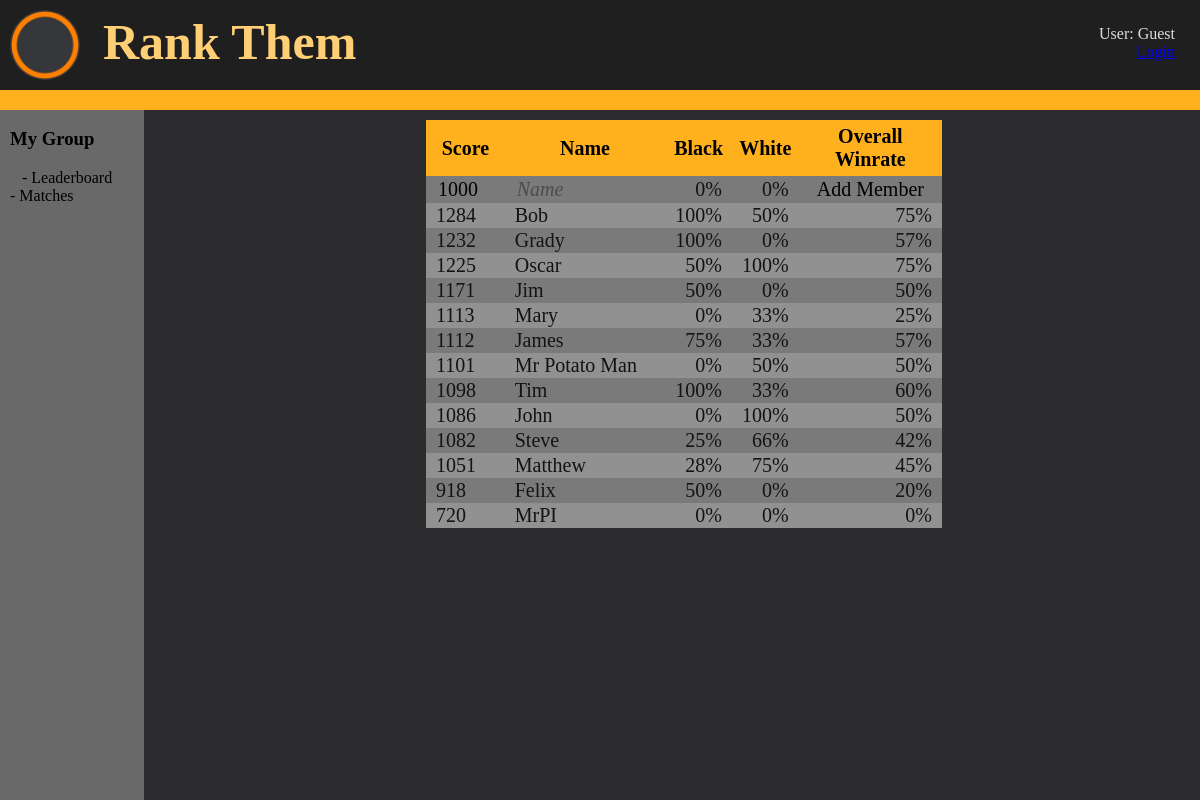
The page /leaderboard on the database as committed earlier.
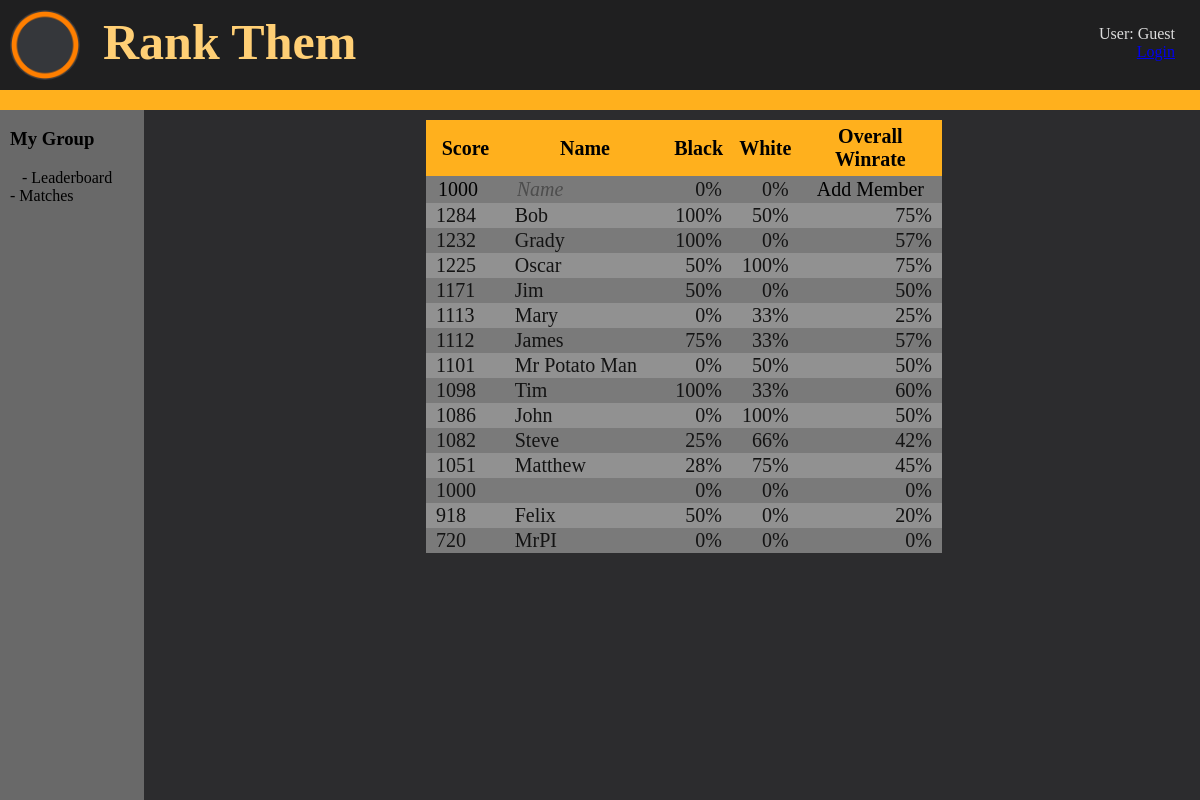
The same page on the database as committed later.
### tables this page shows
CREATE TABLE Attribute (id INTEGER PRIMARY KEY, name STRING);

CREATE TABLE Statistic (mid INTEGER REFERENCES Member (id), aid INTEGER REFERENCES Attribute (id), win INTEGER, loss INTEGER, draw INTEGER);

CREATE TABLE Member (id INTEGER PRIMARY KEY, uid INTEGER REFERENCES User (id), cid INTEGER REFERENCES Club (id), admin BOOLEAN, score INTEGER, development INTEGER);

CREATE TABLE User (id INTEGER PRIMARY KEY, name STRING, image STRING, email STRING, password TEXT, OAuth STRING);

### main.py (the view)
@app.route('/leaderboard')
def leaderboard():
    info = select("""SELECT User.id, User.name, Member.score,
                    Attribute.name AS attribute, Statistic.win,
                    Statistic.loss, Statistic.draw
                    FROM User JOIN Member ON User.id = Member.uid
                    JOIN Statistic ON Member.id = Statistic.mid
                    JOIN Attribute ON Statistic.aid = Attribute.id
                    WHERE Member.cid = ?;""", ("1",))
    info = sorted(info, key=lambda x: (-x[2], x[0], x[3]))
    temp = list(info.pop(0))
    try:
        board = [temp + [[temp[3], int(temp[4] / (temp[4] + temp[5]) * 100)]]]
    except:
        board = [temp + [[temp[3], 0]]]
    board[0].pop(3)
    for i in range(len(info)):
        temp = list(info.pop(0))
        if temp[0] != board[-1][0]:
            try:
                board[-1][3] = int(board[-1][3]
                                   / (board[-1][3] + board[-1][4]) * 100)
            except:
                board[-1][3] = 0
            for i in range(2):
                board[-1].pop(4)
            board.append(temp)
            try:
                board[-1] += [[temp[3],
                               int(temp[4] / (temp[4] + temp[5]) * 100)]]
            except:
                board[-1] += [[temp[3], 0]]
            board[-1].pop(3)
        else:
            try:
                board[-1] += [[temp[3],
                               int(temp[4] / (temp[4] + temp[5]) * 100)]]
            except:
                board[-1] += [[temp[3], 0]]
            for i in range(3, 6):
                board[-1][i] += temp[i+1]
    try:
        board[-1][3] = int(board[-1][3]
                           / (board[-1][3] + board[-1][4]) * 100)
    except:
        board[-1][3] = 0
    for i in range(2):
        board[-1].pop(4)
    return render_template("leaderboard.html", title="Leaderboard",
                           group_name="my group", page=0, rank=board)

### main.py (called while the page is built)
def get_conn():
    con = sqlite3.connect("./static/chessELO.db")
    cur = con.cursor()
    return con, cur

def select(txt, dat=""):
    con, cursor = get_conn()
    if dat == "":
        cursor.execute(txt)
    else:
        cursor.execute(txt, dat)
    ret = cursor.fetchall()
    con.close()
    return ret

### templates/leaderboard.html
{% extends 'layout.html' %}
{% block content %}
{% include 'side-nav.html' %}
<div class="content" id="content">
    <table class="leaderboard">
        <tbody>
            <tr>
                <th>Score</th>
                <th>Name</th>
                {% for i in range(rank[0]|length - 4) %}
                <th>{{rank[0][i+4][0].title()}}</th>
                {% endfor %}
                <th>Overall Winrate</th>
            </tr>
            <form action="/newMember" method="post">
                <tr>
                    <td><input type="number" name="score" id="score" value="1000" step="100" min="500" max="2000"></td>
                    <td><input type="text" name="name" id="name" placeholder="Name" maxlength="15"></td>
                    {% for i in range(rank[0]|length - 4) %}
                    <td style="text-align: right;">0%</td>
                    {% endfor %}
                    <td><input type="submit" value="Add Member"></td>
                </tr>
            </form>
            {% for i in rank %}
            <tr>
                <td>{{i[2]}}</td>
                <td>{{i[1]}}</td>
                {% for j in range(rank[0]|length - 4) %}
                <td style="text-align: right;">{{i[j + 4][1]}}%</td>
                {% endfor %}
                <td style="text-align: right;">{{i[3]}}%</td>
            </tr>
            {% endfor %}
        </tbody>
    </table>
</div>
{% endblock %}

### templates/layout.html (shortened to what this page needs)
<!DOCTYPE html>
<html lang="en">
<head>
    <link rel="stylesheet" href="../static/css/style.css">
</head>
<body>
    {% include 'header.html' %}
    {% include 'nav.html' %}
    {% block content %}{% endblock %}
</body>
</html>

### templates/header.html
<div class="top-header">
    <img src="/static/images/circle.png" alt="CIRCLE" class="logo">
    <h1>Rank Them</h1>
    <p> User: Guest <br>
        <a href="/login">Login</a>
    </p>
</div>

### templates/nav.html
<div class="top-nav">
</div>

### templates/side-nav.html
<div class="side-nav" id="side-nav">
    <br>
    <h3>{{group_name}}</h3>
    <a href="/leaderboard"> {% if page == 0 %} &nbsp;&nbsp; {% endif %} - Leaderboard</a> <br>
    <a href="/matches"> {% if page == 1 %} &nbsp;&nbsp; {% endif %} - Matches</a> <br>
</div>

### static/css/style.css (style rules this page uses)
.top-header { width: 100%; height: 90px; background-color: #1f1f20; position: fixed; display: block; margin: 0; color: #dddddd; z-index: inherit; }
.top-header h1 { display: inline-block; margin: 5px; color: #ffcf75; padding: 8px; font-family: 'Brush Script MT', cursive; font-size: 50px; z-index: inherit; }
.top-header p { float: right; text-align: right; margin: 25px; z-index: inherit; }
.logo { float: left; width: 70px; margin: 10px; border-radius: 50%; background-color: #35373b; z-index: inherit; }
.top-nav { background-color: #ffb01d; display: block; position: fixed; top: 90px; height: 20px; width: 100%; z-index: inherit; }
.top-nav a, .side-nav a { color: black; text-decoration: none; }
.side-nav { height: calc(100vh - 25px); display: block; position: fixed; top: 110px; background-color: rgb(105, 105, 105); width:12vw; }
.side-nav a, .side-nav h3 { margin-left: 10px; margin-right: 10px; }
.side-nav h3 { margin-top: 0; text-transform: capitalize; margin-right: 10px; }
.content { width:86vw; float: right; display: block; color: rgb(211, 211, 211); transform: translate(0, 120px); z-index: 10; }
.leaderboard, .matches { width: 50%; margin-left: auto; margin-right: auto; border-collapse: collapse; background-color: rgb(122, 122, 122); color: rgb(19, 19, 19); margin-bottom: 10px; z-index: inherit; }
.leaderboard tr, .matches tr { font-size: 20px; z-index: inherit; }
.leaderboard th, .matches th, .dateHead { background: #ffb01d; position: sticky; top: -10px; box-shadow: 0 2px 2px -1px rgba(0, 0, 0, 0.4); color: black; padding: 5px; z-index: inherit; }
.leaderboard th, .matches th { top: -10px; }
.leaderboard td, .matches td { padding-left: 10px; padding-right: 10px; z-index: inherit; }
.leaderboard tr:nth-child(even), .matches tr:nth-child(even) { background-color: rgb(145, 145, 145); }
.matches input, .leaderboard input { background-color: transparent; border: none; font-size: 20px; font-family: inherit; width: 100%; }
::placeholder { font-style: italic; color: rgb(77, 77, 77); }
body { background-color: #2c2c2e; margin: 0; top: 0; z-index: 10; }

Rows that differ between the two databases and show on the page:
added Statistic: score "1000", i "0" "0", i "0"
